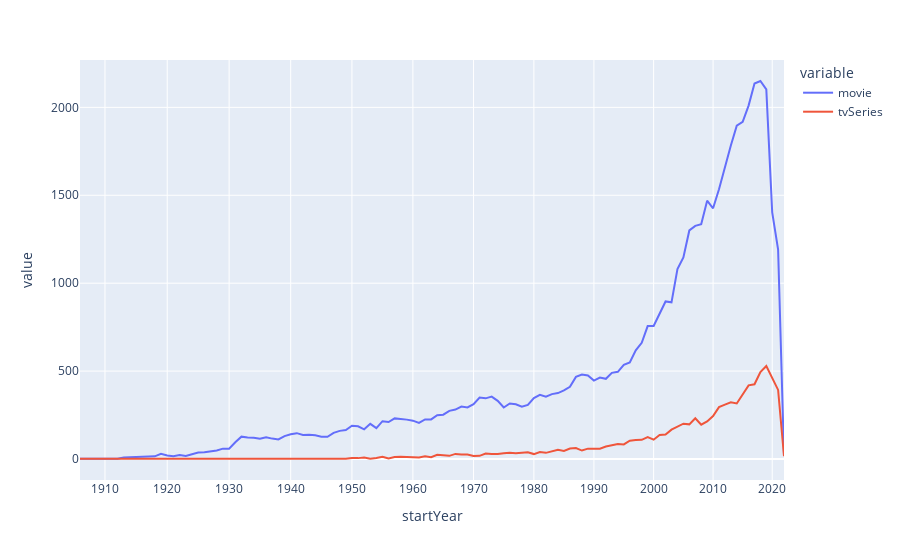

Notebook source saved alongside this figure:
### Code cell
import plotly.express as px
fig = px.line(dataframe, x="startYear", y=["movie", "tvSeries"])
fig.update_xaxes(type="log")
fig.show()

### Figure 1 — Plotly figure (JSON) as saved in the notebook; plotly's stock layout.template omitted (floating-point values rounded to 4 significant figures)
{"data": [{"hovertemplate": "variable=movie<br>startYear=%{x}<br>value=%{y}<extra></extra>", "legendgroup": "movie", "line": {"color": "#636efa", "dash": "solid"}, "marker": {"symbol": "circle"}, "mode": "lines", "name": "movie", "orientation": "v", "showlegend": true, "type": "scatter", "x": ["0", "1906", "1911", "1912", "1913", "1914", "1915", "1916", "1917", "1918", "1919", "1920", "1921", "1922", "1923", "1924", "1925", "1926", "1927", "1928", "1929", "1930", "1931", "1932", "1933", "1934", "1935", "1936", "1937", "1938", "1939", "1940", "1941", "1942", "1943", "1944", "1945", "1946", "1947", "1948", "1949", "1950", "1951", "1952", "1953", "1954", "1955", "1956", "1957", "1958", "1959", "1960", "1961", "1962", "1963", "1964", "1965", "1966", "1967", "1968", "1969", "1970", "1971", "1972", "1973", "1974", "1975", "1976", "1977", "1978", "1979", "1980", "1981", "1982", "1983", "1984", "1985", "1986", "1987", "1988", "1989", "1990", "1991", "1992", "1993", "1994", "1995", "1996", "1997", "1998", "1999", "2000", "2001", "2002", "2003", "2004", "2005", "2006", "2007", "2008", "2009", "2010", "2011", "2012", "2013", "2014", "2015", "2016", "2017", "2018", "2019", "2020", "2021", "2022"], "xaxis": "x", "y": [1, 1, 1, 2, 8, 10, 9, 15, 13, 15, 30, 20, 16, 22, 17, 28, 37, 39, 44, 48, 59, 58, 95, 127, 122, 121, 115, 123, 116, 111, 130, 141, 147, 137, 138, 135, 127, 126, 149, 160, 165, 189, 186, 169, 200, 176, 215, 210, 231, 229, 224, 218, 205, 225, 225, 249, 252, 274, 281, 298, 293, 312, 350, 345, 355, 331, 293, 316, 311, 297, 308, 347, 365, 354, 369, 375, 390, 411, 467, 480, 475, 446, 463, 456, 490, 496, 535, 549, 618, 661, 756, 757, 824, 896, 891, 1080, 1146, 1300, 1326, 1335, 1469, 1426, 1534, 1664, 1783, 1896, 1917, 2010, 2136, 2150, 2102, 1403, 1191, 19], "yaxis": "y"}, {"hovertemplate": "variable=tvSeries<br>startYear=%{x}<br>value=%{y}<extra></extra>", "legendgroup": "tvSeries", "line": {"color": "#EF553B", "dash": "solid"}, "marker": {"symbol": "circle"}, "mode": "lines", "name": "tvSeries", "orientation": "v", "showlegend": true, "type": "scatter", "x": ["0", "1906", "1911", "1912", "1913", "1914", "1915", "1916", "1917", "1918", "1919", "1920", "1921", "1922", "1923", "1924", "1925", "1926", "1927", "1928", "1929", "1930", "1931", "1932", "1933", "1934", "1935", "1936", "1937", "1938", "1939", "1940", "1941", "1942", "1943", "1944", "1945", "1946", "1947", "1948", "1949", "1950", "1951", "1952", "1953", "1954", "1955", "1956", "1957", "1958", "1959", "1960", "1961", "1962", "1963", "1964", "1965", "1966", "1967", "1968", "1969", "1970", "1971", "1972", "1973", "1974", "1975", "1976", "1977", "1978", "1979", "1980", "1981", "1982", "1983", "1984", "1985", "1986", "1987", "1988", "1989", "1990", "1991", "1992", "1993", "1994", "1995", "1996", "1997", "1998", "1999", "2000", "2001", "2002", "2003", "2004", "2005", "2006", "2007", "2008", "2009", "2010", "2011", "2012", "2013", "2014", "2015", "2016", "2017", "2018", "2019", "2020", "2021", "2022"], "xaxis": "x", "y": [0, 0, 0, 0, 0, 0, 0, 0, 0, 0, 0, 0, 0, 0, 0, 0, 0, 0, 0, 0, 0, 0, 0, 0, 0, 1, 0, 0, 0, 0, 0, 1, 0, 0, 0, 0, 0, 0, 1, 1, 1, 6, 5, 9, 2, 6, 13, 3, 11, 13, 11, 10, 8, 15, 10, 24, 23, 18, 29, 25, 26, 17, 18, 31, 28, 28, 33, 36, 33, 34, 38, 28, 40, 35, 43, 53, 46, 60, 62, 48, 59, 59, 59, 71, 78, 85, 83, 104, 108, 109, 125, 110, 137, 139, 167, 184, 201, 197, 232, 195, 214, 244, 295, 309, 322, 316, 369, 419, 425, 495, 529, 463, 393, 16], "yaxis": "y"}], "layout": {"legend": {"title": {"text": "variable"}, "tracegroupgap": 0}, "margin": {"t": 60}, "xaxis": {"anchor": "y", "domain": [0, 1], "title": {"text": "startYear"}, "type": "log"}, "yaxis": {"anchor": "x", "domain": [0, 1], "title": {"text": "value"}}}}
